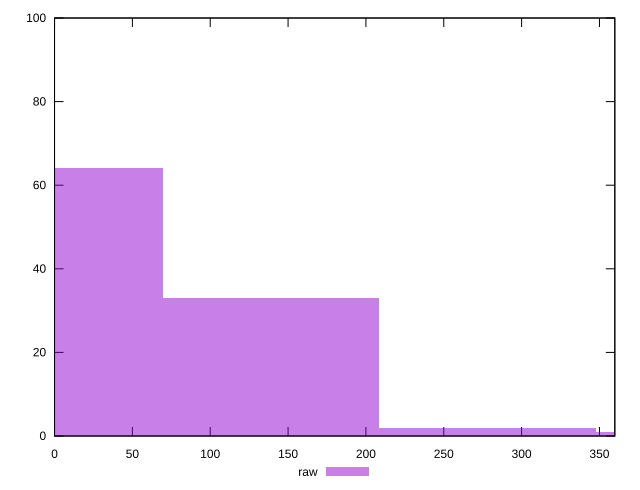

Recreate this plot in gnuplot.
reset

$raw <<EOF
417.3639423734188 1
278.2426282489459 2
0 64
139.12131412447295 33
EOF

set key outside below
set boxwidth 139.12131412447295
set xrange [0:359.872]
set yrange [0:100]
set trange [0:100]
set style fill transparent solid 0.5 noborder
set terminal svg size 640, 490 enhanced background rgb 'white'
set output "report_00017_2021-02-10T15-08-03.406Z/uses-rel-preconnect/samples/pages+cached+noadtech+nomedia+nocss/raw/histogram.svg"

plot $raw title "raw" with boxes

reset
